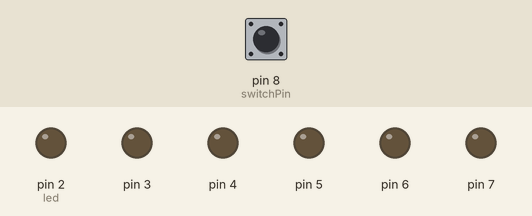
The sketch below on a simulated Arduino Uno, built with avr-gcc and run on an emulated ATmega328P. Shown: output pins drawn as LEDs (lit = HIGH). The inputs (shaded band) are chosen by the test bench; at power-on: pin 8 (switchPin) LOW.

Above: at 0.12 s.
At 5.0 s:
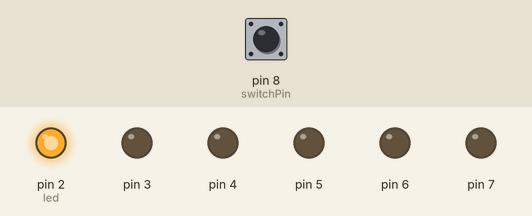
At 15.0 s:
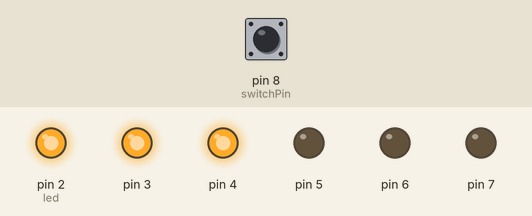
At 20.0 s:
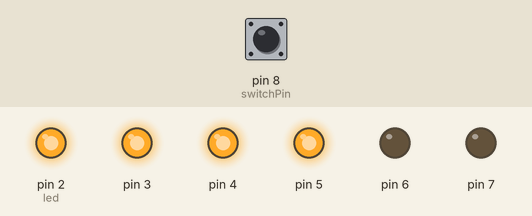
At 24.8 s:
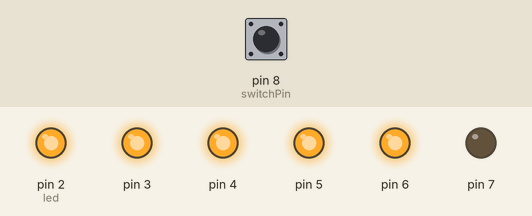
At 39.87 s:
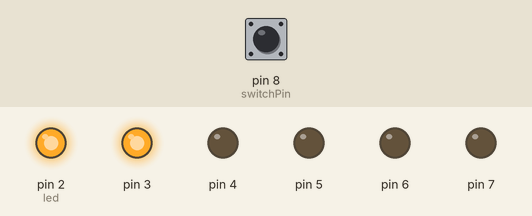
Timing chart, 0 to 40.0 s (numbered marks = the images above):
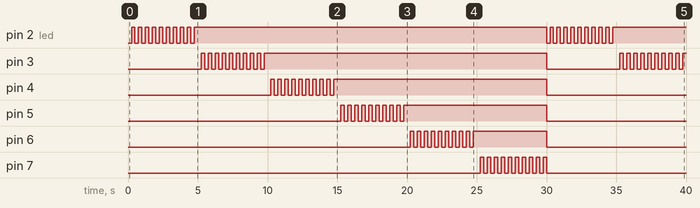

The sketch:

upgraded_hourglass.ino
```cpp
const int switchPin = 8;            // pin that the tilt switch is on
unsigned long previousTime;         // time when the previous led was lit or hourglass was last flipped
unsigned long currentTime = 0;      // current running time
unsigned long previousBlink = 0;    // time since last blink of waiting led
unsigned long previousLine = 0;     // time since last blink of the current led in the line

int switchState = 1;          // current state the tilt switch is in
int lastSwitchState = 1;      // last state the tilt switch was in
int led = 2;                  // current led
byte ledState = LOW;          // the state of the blinking led that's waiting to turn solid
const long interval = 5000;   // amount of time between lighting each led on the hourglass
const int blinkTime = 250;    // amount of time between each blink of the current led
const int lineTime = 50;      // amount of time between turning led on/off in a line after timer is up
byte lineState = LOW;         // the state of the line of LEDs during line blink

void setup() {
  // set led pins as output and tilt switch as input
  for (int x = 2; x < 8; x++) {
    pinMode(x, OUTPUT);
  }

  pinMode(switchPin, INPUT);
}

void loop() {
  // get the current time
  currentTime = millis();

  // make the waiting led blink
  led_blink();

  if (currentTime - previousTime > interval) {
    previousTime = currentTime;

    digitalWrite(led, HIGH);

    // run the line of LEDs on and off as a notification that time is up if all are lit
    if (led == 7) {
      // wait to do anything until the tilt switch is flipped
      line_blink();
    }

    led++;

    // turn all LEDs off to start over
    if (switchState != lastSwitchState) {
      for (int x = 2; x < 8; x++) {
        digitalWrite(x, LOW);
      }

      led = 2;
      // swapping this to millis() from currentTime fixed the first light turning on randomly
      previousTime = millis();
    }
  }

  // keep track of the current switch state
  lastSwitchState = switchState;
}

void led_blink() {
  // if LED is off and blink time has passed, light it up (blink on)
  if (ledState == LOW) {
    if (currentTime - previousBlink >= blinkTime) {
      digitalWrite(led, HIGH);
      ledState = HIGH;
      previousBlink += blinkTime;
    }
  }
  // if LED is on and blink time has passed, turn it off (blink off)
  else {
    if (currentTime - previousBlink >= blinkTime) {
      digitalWrite(led, LOW);
      ledState = LOW;
      previousBlink += blinkTime;
    }
  }
}

void line_blink() {
  // turns LEDs in the line on and off in a wave pattern
  previousLine = currentTime;
  led = 2;
  // run this loop until we see the switchState change
  while (switchState == lastSwitchState) {
    if (millis() - previousLine > lineTime && lineState == LOW) {
       digitalWrite(led, LOW);
       previousLine += lineTime;
       // if we hit the final LED on pin 7, start the line over and turn them on
       if (led == 7) {
        led = 2;
        lineState = HIGH;
       }
       else {
        led++;
       }
    }
    // if it's time for another light in the line to turn off
    else if (millis() - previousLine > lineTime && lineState == HIGH) {
      digitalWrite(led, HIGH);
      previousLine += lineTime;
      // if we hit the final LED on pin 7, start the line over and turn them off
      if (led == 7) {
        led = 2;
        lineState = LOW;
      }
      else {
        led++;
      }
    }

  // check if the tilt switch has changed and we can break the loop
  switchState = digitalRead(switchPin);
  }
}
```

Measured:
- by itself, pin 2 (led): goes 9 × (HIGH 0.25 s, LOW 0.25 s), HIGH 25.3 s, 9 × (LOW 0.24 s, HIGH 0.25 s), LOW 0.25 s, then HIGH
- by itself, pin 3: goes 9 × (HIGH 0.25 s, LOW 0.25 s), HIGH 20.3 s, LOW 5.2 s, 9 × (HIGH 0.25 s, LOW 0.25 s), then HIGH
- by itself, pin 4: goes 9 × (HIGH 0.25 s, LOW 0.25 s), HIGH 15.3 s, then LOW
- by itself, pin 5: goes 9 × (HIGH 0.25 s, LOW 0.25 s), HIGH 10.3 s, then LOW
- by itself, pin 6: goes 9 × (HIGH 0.25 s, LOW 0.25 s), HIGH 5.3 s, then LOW
- by itself, pin 7: LOW → HIGH at 25.3 s, → LOW 0.25 s later, → HIGH 0.25 s later, → LOW 0.25 s later, … (20 changes in this stretch)
